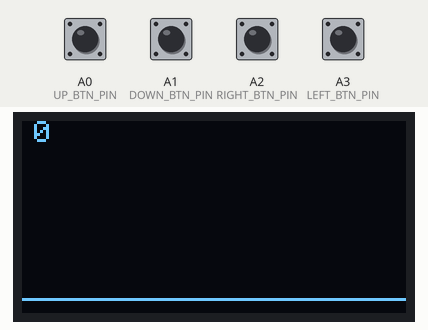
Bench run of a sketch on a simulated Arduino Uno, built with avr-gcc and run on an emulated ATmega328P. On the bench: 128×64 one-colour display. Inputs (shaded band) come from the test bench; at power-on: A0 (UP_BTN_PIN), A1 (DOWN_BTN_PIN), A2 (RIGHT_BTN_PIN), A3 (LEFT_BTN_PIN) HIGH. Random numbers use the default seed unless the sketch sets one. At 5.6 s the program stops and its outputs stay as they are.

Above: at 0.1 s.
At 1.28 s:
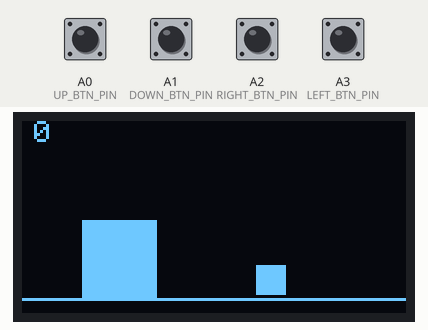
1.3 s: A0 (UP_BTN_PIN) pulled LOW for 1 s
At 6.4 s:
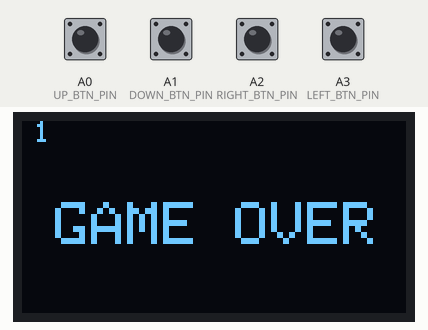
Timing chart, 0 to 7.1 s (numbered marks = the images above; inputs shaded):
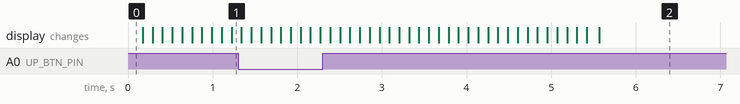

The sketch:

dino.ino
```cpp
#include <SPI.h>
#include <Wire.h>
#include <Adafruit_GFX.h>
#include <Adafruit_SSD1306.h>

#define WIDTH 128
#define HEIGHT 64

#define SD_CS 10

#define OLED_DC 6
#define OLED_CS 7
#define OLED_RESET 8
Adafruit_SSD1306 display(WIDTH, HEIGHT, &SPI, OLED_RESET, OLED_CS, OLED_DC);

#define UP_BTN_PIN A0
#define DOWN_BTN_PIN A1
#define RIGHT_BTN_PIN A2
#define LEFT_BTN_PIN A3

#define UP_BTN 0
#define DOWN_BTN 1
#define RIGHT_BTN 2
#define LEFT_BTN 3

// Queste macro permettono di srivere sigoli bit all'interno di una variabile
#define setBit(v, x) ((v) |= 1 << (x))
#define resetBit(v, x) ((v) &= ~(1 << (x)))
#define getBit(v, x) ((v) & (1 << (x)))

uint8_t btnsHeld = 0;
uint8_t prevBtnsHeld = 0;
uint8_t btnsPressed = 0;

void setup() {
	// Le due linee seguenti disablitano il lettore SD in modo che non sia in conflitto con il display
	pinMode(SD_CS, OUTPUT);
	digitalWrite(SD_CS, HIGH);

	// I pin dei botton sono impostati come INPUT_PULLUP in modo che gli input dei bottoni siano ben definiti
	pinMode(UP_BTN_PIN, INPUT_PULLUP);
	pinMode(DOWN_BTN_PIN, INPUT_PULLUP);
	pinMode(RIGHT_BTN_PIN, INPUT_PULLUP);
	pinMode(LEFT_BTN_PIN, INPUT_PULLUP);

	display.begin(SSD1306_SWITCHCAPVCC);

	gameSetup();
}
void loop() {
	resetBit(btnsPressed, UP_BTN);
	resetBit(btnsPressed, DOWN_BTN);
	resetBit(btnsPressed, LEFT_BTN);
	resetBit(btnsPressed, RIGHT_BTN);
	prevBtnsHeld = btnsHeld;

	// Il loop seguente continua a controllare lo stato dei pulsanti fino a quanto una certa quantita di tempo passa
	long t0 = micros();
	for (;;) {
		long t = micros();

		// Lo stato dei pulsanti e' invertito in quanto sono in configurazione PULLUP
		bool up = !digitalRead(UP_BTN_PIN);
		bool down = !digitalRead(DOWN_BTN_PIN);
		bool left = !digitalRead(LEFT_BTN_PIN);
		bool right = !digitalRead(RIGHT_BTN_PIN);

		// Se il pulsante viene premuto e nel frame precedente non era premuto allora e' stato premuto nel frame corrente
		if (up && !getBit(prevBtnsHeld, UP_BTN)) setBit(btnsPressed, UP_BTN);
		if (down && !getBit(prevBtnsHeld, DOWN_BTN)) setBit(btnsPressed, DOWN_BTN);
		if (left && !getBit(prevBtnsHeld, LEFT_BTN)) setBit(btnsPressed, LEFT_BTN);
		if (right && !getBit(prevBtnsHeld, RIGHT_BTN)) setBit(btnsPressed, RIGHT_BTN);

		if (up) setBit(btnsHeld, UP_BTN);
		else resetBit(btnsHeld, UP_BTN);

		if (down) setBit(btnsHeld, DOWN_BTN);
		else resetBit(btnsHeld, DOWN_BTN);

		if (left) setBit(btnsHeld, LEFT_BTN);
		else resetBit(btnsHeld, LEFT_BTN);

		if (right) setBit(btnsHeld, RIGHT_BTN);
		else resetBit(btnsHeld, RIGHT_BTN);

		if (t - t0 > 90000) break;
	}

	gameLoop();
}

// ###########################################################################

#define FLOOR_Y 59

class Obstacle {
	uint8_t w;
	int16_t x = 128;
public:
	// constexpr dice al compilatore che queste sono variabili disponibili solo durante la compilazione
	// non e' possibile utilizzare const in quanto non permette alla classe di essere riassegnata
	constexpr static uint8_t h = 10;
	constexpr static uint8_t y = FLOOR_Y - h - 1;
	constexpr static uint8_t baseW = 5;
	constexpr static uint8_t vx = 5;

	Obstacle() {
		w = random(1, 3) * baseW;
	}

	// questa funzione ritorna true se l'ostacolo e' fuori dallo schermo
	bool update() {
		x -= vx;
		return x < -w - 10;
	}

	void draw() {
		display.fillRect(x + w, y, vx, h, SSD1306_BLACK);
		display.fillRect(x, y, vx, h, SSD1306_WHITE);
	}

	uint8_t getW() { return w; }
	uint16_t getX() { return x; }
};

class Dino {
	const uint8_t w = 25;
	const uint8_t h = 26;

	const uint8_t x = 20;
	uint8_t oldy = FLOOR_Y;
	uint8_t y = FLOOR_Y;
	int16_t vy = 0;

	// questa variabile rappresenta il numero di frame per cui e' possibile tenere premuto il pulsante per far saltare il dinosauro piu' in alto
	uint8_t jumpPower = 5;

public:
	// questa funzione ritorna true se il dinosauro collide con l'ostacolo
	bool update(Obstacle ob) {
		oldy = y;

		if (jumpPower > 0 && getBit(btnsHeld, UP_BTN)) {
			vy += 150;
			jumpPower--;
		}

		y -= vy / 100; // y viene aggiornato a seconda della velocita'
		vy -= 75; // la velocita' viene ridotta a causa della accellerazione di gravita

		// se il dinosauro raggiunge terra viene fermato e viene ripristinato il jumpPower
		if (y >= FLOOR_Y) {
			jumpPower = 5;
			if (vy < 0) vy = 0;
			y = FLOOR_Y;
		}

		// condizione per verificare che l'ostacolo intersechi il dinosauro sull'asse X
		bool isInX = (ob.getX() < x + w && ob.getX() > x) || (ob.getX() + ob.getW() < x + w && ob.getX() + ob.getW() > x);

		// condizione per verificare una collisione con l'ostacolo
		if (y > FLOOR_Y - ob.h && isInX) return true;
		return false;
	}

	void draw() {
		display.fillRect(x, oldy - h, w, h, SSD1306_BLACK);
		display.fillRect(x, y - h, w, h, SSD1306_WHITE);
	}
};

Dino d;
Obstacle o;
uint16_t score = 0;

void gameSetup() {
	display.clearDisplay();

	// disegna il pavimento
	display.drawLine(0, FLOOR_Y, WIDTH - 1, FLOOR_Y, SSD1306_WHITE);

	// impostazioni per disegnare il testo
	display.setTextSize(1);
	display.setTextColor(SSD1306_WHITE);

	// disegna il punteggio nella posizione corretta
	display.setCursor(4, 0);
	display.print(score);

	display.display();
}

void gameLoop() {
	if (o.update()) {
		// se l'ostacolo viene superato, creane uno nuovo e aumenta il punteggio

		// ripulisce lo schermo dal punteggio precedente
		display.fillRect(0, 0, WIDTH, 9, SSD1306_BLACK);

		display.setCursor(4, 0);
		display.print(++score);
		o = Obstacle();
	} else {
		o.draw();
	}

	// se il dinosauro collide con l'ostacolo allora il gioco termina
	bool dead = d.update(o);

	d.draw();
	display.display();

	if (dead) {
		display.clearDisplay();
		display.setCursor(4, 0);
		display.print(score);
		display.setTextSize(2);
		display.setCursor(11, 27);
		display.print(F("GAME OVER"));
		display.display();

		// arresta l'esecuzione fino ad un reset
		for (;;);
	}
}
```
